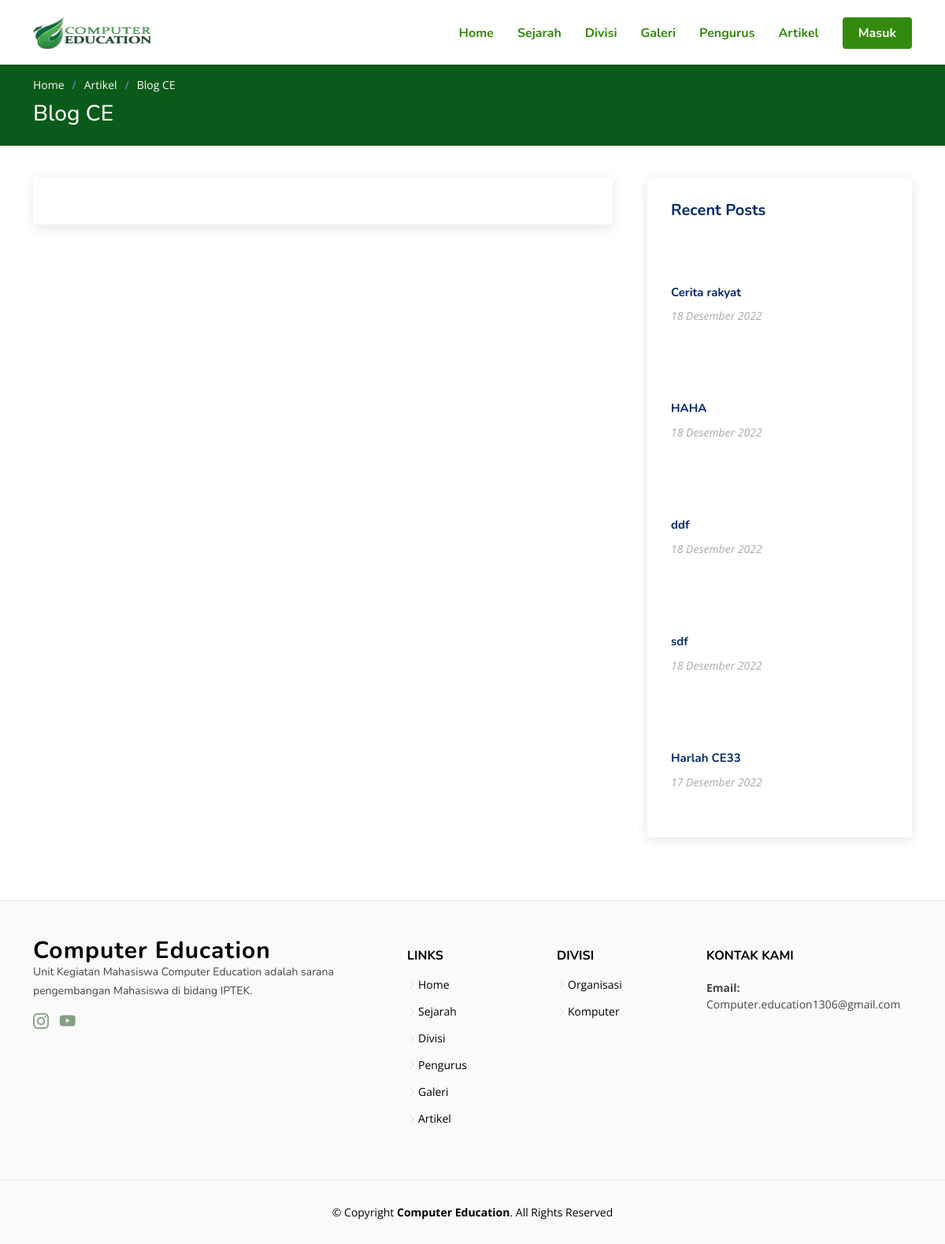
The page /blog-single.php on the database its author committed.
### tables this page shows
CREATE TABLE `blog` (
  `id` int(11) NOT NULL,
  `title` varchar(60) NOT NULL,
  `description` mediumtext NOT NULL,
  `date` varchar(20) NOT NULL,
  `image` varchar(100) NOT NULL
);

### blog-single.php (the view, shortened to what this page needs)
<?php
include('koneksi.php');
?>
<!DOCTYPE html>
<html lang="en">
<head>
  <link href="assets/vendor/aos/aos.css" rel="stylesheet">
  <link href="assets/vendor/bootstrap/css/bootstrap.min.css" rel="stylesheet">
  <link href="assets/vendor/bootstrap-icons/bootstrap-icons.css" rel="stylesheet">
  <link href="assets/vendor/glightbox/css/glightbox.min.css" rel="stylesheet">
  <link href="assets/vendor/remixicon/remixicon.css" rel="stylesheet">
  <link href="assets/vendor/swiper/swiper-bundle.min.css" rel="stylesheet">
 <link href="assets/css/styles.css" rel="stylesheet">
</head>
<body>
  <header id="header" class="header fixed-top">
    <div class="container-fluid container-xl d-flex align-items-center justify-content-between">
      <a href="index.php" class="logo d-flex align-items-center">
      <img src="assets/img/logo_ce.png" alt="" width="150" height="80" class="d-inline-block align-text-top">
      </a>
      <nav id="navbar" class="navbar">
        <ul>
          <li class="nav-item">
            <a class="nav-link" style="color: #348A0C;" href="index.php">Home</a>
          </li>
          <li class="nav-item">
            <a class="nav-link" style="color: #348A0C;" href="index.php">Sejarah</a>
          </li>
          <li class="nav-item">
            <a class="nav-link" style="color: #348A0C;" href="index.php">Divisi</a>
          </li>
          <li class="nav-item">
            <a class="nav-link" style="color: #348A0C;"  href="index.php">Galeri</a>
          </li>
          <li class="nav-item">
            <a class="nav-link" style="color: #348A0C;" href="index.php">Pengurus</a>
          </li>
          <li class="nav-item ">
            <a class="nav-link" style="color: #348A0C;" href="#blog">Artikel</a>
          </li>
          <li><a class="getstarted scrollto" href="masuk.php"type="submit">Masuk</a></li>
        </ul>
      </nav>
    </div>
  </header>
  <main id="main">
    <section class="breadcrumbs">
      <div class="container">
        <ol>
          <li><a href="index.php">Home</a></li>
          <li><a href="blog.php">Artikel</a></li>
          <li>Blog CE</li>
        </ol>
        <h2>Blog CE</h2>
      </div>
    </section>
    <section id="blog" class="blog">
      <div class="container" >
        <div class="row">
          <div class="col-lg-8 entries">
            <article class="entry entry-single">
            </article>
          </div>
          <div class="col-lg-4">
            <div class="sidebar">
              <h3 class="sidebar-title">Recent Posts</h3>
              <?php
                $query = "SELECT * FROM blog ORDER BY date DESC LIMIT 10";
                           $result = mysqli_query($kon, $query);
                           while($row = mysqli_fetch_assoc($result))
                           {
                           ?>
              <div class="sidebar-item ">
                <div class="post-item clearfix">
                <div class="row mb-2">
                <iframe  src="<?php echo $row['image']; ?>" width="60" height="60" allow="autoplay"></iframe>
                <h4><a style="font-size: 15px; font-weight: bold;   color: #012970;
  transition: 0.3s; " href="blog-single.php?id=<?php echo $row['id']; ?>"><?php echo $row['title']; ?></a></h4>
                <time style="  display: block;
  font-style: italic;
  font-size: 14px;
  color: #aaaaaa;" ><?php echo $row['date']; ?></time>
                  </div>
                </div>
              </div>
<?php
                           };
?>
            </div>
          </div>
        </div>
      </div>
    </section>
  </main>
    <footer id="footer" class="footer">
<div class="footer-top">
  <div class="container">
    <div class="row gy-4">
      <div class="col-lg-5 col-md-12 footer-info">
        <a href="index.php" class="logo d-flex align-items-center">
          <span>Computer Education</span>
        </a>
        <p>Unit Kegiatan Mahasiswa Computer Education adalah sarana pengembangan Mahasiswa di bidang IPTEK.</p>
        <div class="social-links mt-3">
          <a href="http://instagram.com/computereducation_" class="instagram"><i class="bi bi-instagram"></i></a>
          <a href="https://www.youtube.com/channel/UCdtVMq63VKfnjJGDr5O1Kkw/featured" class="youtube"><i class="bi bi-youtube"></i></a>
        </div>
      </div>
      <div class="col-lg-2 col-6 footer-links">
        <h4>Links</h4>
        <ul>
          <li><i class="bi bi-chevron-right"></i> <a href="index.php">Home</a></li>
          <li><i class="bi bi-chevron-right"></i> <a href="index.php">Sejarah</a></li>
          <li><i class="bi bi-chevron-right"></i> <a href="index.php">Divisi</a></li>
          <li><i class="bi bi-chevron-right"></i> <a href="index.php">Pengurus</a></li>
          <li><i class="bi bi-chevron-right"></i> <a href="index.php">Galeri</a></li>
          <li><i class="bi bi-chevron-right"></i> <a href="index.php">Artikel</a></li>
        </ul>
      </div>
      <div class="col-lg-2 col-6 footer-links">
        <h4>Divisi</h4>
        <ul>
          <li><i class="bi bi-chevron-right"></i> <a href="index.php">Organisasi</a></li>
          <li><i class="bi bi-chevron-right"></i> <a href="index.php">Komputer</a></li>
        </ul>
      </div>
      <div class="col-lg-3 col-md-12 footer-contact text-center text-md-start">
        <h4>Kontak Kami </h4>
          <strong>Email:</strong> <br>
          Computer.education1306@gmail.com<br>
      </div>
    </div>
  </div>
</div>
<div class="container">
  <div class="copyright">
    &copy; Copyright <strong><span>Computer Education</span></strong>. All Rights Reserved
  </div>
</div>
</footer>
</body>
</html>

### assets/css/styles.css (style rules this page uses)
:root { scroll-behavior: smooth; }
body { font-family: "Open Sans", sans-serif; color: #444444; }
a { color: #106314; text-decoration: none; }
h1, h2, h3, h4, h5, h6 { font-family: "Nunito", sans-serif; }
section { padding: 60px 0; overflow: hidden; }
.breadcrumbs { padding: 15px 0; background: #0a5a19; min-height: 40px; margin-top: 82px; color: #fff; }
.breadcrumbs h2 { font-size: 28px; font-weight: 500; }
.breadcrumbs ol { display: flex; flex-wrap: wrap; list-style: none; padding: 0 0 10px 0; margin: 0; font-size: 14px; }
.breadcrumbs ol a { color: #fff; transition: 0.3s; }
.breadcrumbs ol li + li { padding-left: 10px; }
.breadcrumbs ol li + li::before { display: inline-block; padding-right: 10px; color: #8894f6; content: "/"; }
.header { transition: all 0.5s; z-index: 997; padding: 20px 0; }
.header .logo { line-height: 0; }
.header .logo img { max-height: 40px; margin-right: 6px; }
.navbar { padding: 0; }
.navbar ul { margin: 0; padding: 0; display: flex; list-style: none; align-items: center; }
.navbar li { position: relative; }
.navbar a, .navbar a:focus { display: flex; align-items: center; justify-content: space-between; padding: 10px 0 10px 30px; font-family: "Nunito", sans-serif; font-size: 16px; font-weight: 700; color: #348A0C; white-space: nowrap; transition: 0.3s; }
.navbar .getstarted, .navbar .getstarted:focus { background: #348A0C; padding: 8px 20px; margin-left: 30px; border-radius: 4px; color: #fff; }
.blog { padding: 40px 0 20px 0; }
.blog .entry { padding: 30px; margin-bottom: 60px; box-shadow: 0 4px 16px rgba(0, 0, 0, 0.1); }
.blog .entry-single { margin-bottom: 30px; }
.blog .sidebar { padding: 30px; margin: 0 0 60px 20px; box-shadow: 0 4px 16px rgba(0, 0, 0, 0.1); }
.blog .sidebar .sidebar-title { font-size: 20px; font-weight: 700; padding: 0 0 0 0; margin: 0 0 15px 0; color: #012970; position: relative; }
.blog .sidebar .sidebar-item { margin-bottom: 30px; }
.footer { background: #fbfafa; padding: 0 0 30px 0; font-size: 14px; }
.footer .footer-top { background-size: contain; border-top: 1px solid #e1ecff; border-bottom: 1px solid #e1ecff; padding: 60px 0 30px 0; }
.footer .footer-top .footer-info { margin-bottom: 30px; }
.footer .footer-top .footer-info .logo { line-height: 0; margin-bottom: 15px; }
.footer .footer-top .footer-info .logo span { font-size: 30px; font-weight: 700; letter-spacing: 1px; color: #010102; font-family: "Nunito", sans-serif; margin-top: 3px; }
.footer .footer-top .footer-info p { font-size: 14px; line-height: 24px; margin-bottom: 0; font-family: "Nunito", sans-serif; }
.footer .footer-top .social-links a { font-size: 20px; display: inline-block; color: rgba(7, 70, 15, 0.5); line-height: 0; margin-right: 10px; transition: 0.3s; }
.footer .footer-top h4 { font-size: 16px; font-weight: bold; color: #010102; text-transform: uppercase; position: relative; padding-bottom: 12px; }
.footer .footer-top .footer-links { margin-bottom: 30px; }
.footer .footer-top .footer-links ul { list-style: none; padding: 0; margin: 0; }
.footer .footer-top .footer-links ul i { padding-right: 2px; color: #d0d4fc; font-size: 12px; line-height: 0; }
.footer .footer-top .footer-links ul li { padding: 10px 0; display: flex; align-items: center; }
.footer .footer-top .footer-links ul li:first-child { padding-top: 0; }
.footer .footer-top .footer-links ul a { color: #010102; transition: 0.3s; display: inline-block; line-height: 1; }
.footer .copyright { text-align: center; padding-top: 30px; color: #010102; }

### rows shown on the page
blog: title "Cerita rakyat", date "18 Desember 2022"
blog: title "HAHA", date "18 Desember 2022"
blog: title "ddf", date "18 Desember 2022"
blog: title "sdf", date "18 Desember 2022"
blog: title "Harlah CE33", date "17 Desember 2022"
